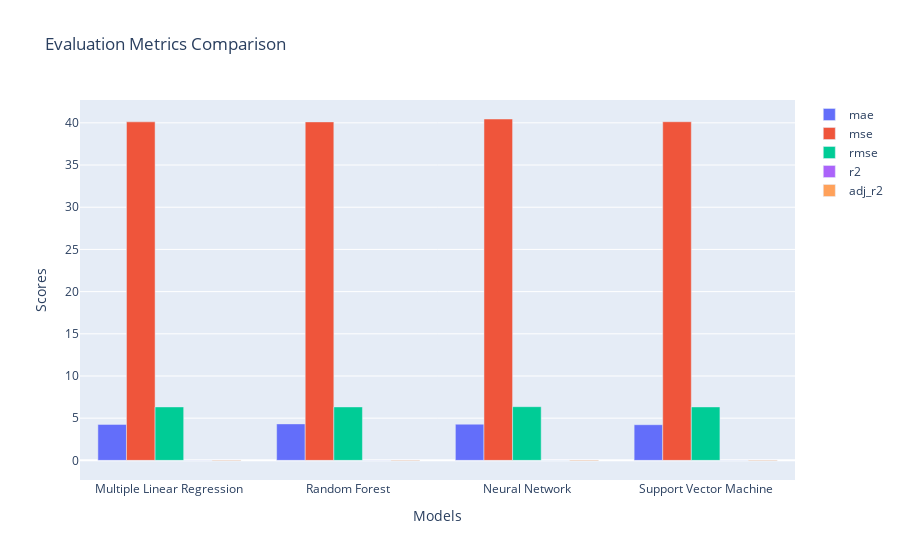

Write notebook code for a chart like this one.
### Code cell
# Extracting model names and metric scores
model_names = [d['model'] for d in regression_stats_val]
metric_labels = list(regression_stats_val[0].keys())[1:]
metric_scores = {metric: [d[metric] for d in regression_stats_val] for metric in metric_labels}

# Plotting the bar chart
fig = go.Figure()

for metric in metric_labels:
    fig.add_trace(go.Bar(
        x=model_names,
        y=metric_scores[metric],
        name=metric
    ))

# Updating the layout
fig.update_layout(
    title='Evaluation Metrics Comparison',
    xaxis_title='Models',
    yaxis_title='Scores',
    barmode='group'
)

# Display the plot
fig.show()

### Figure 1 — Plotly figure (JSON) as saved in the notebook; plotly's stock layout.template omitted (floating-point values rounded to 4 significant figures)
{"data": [{"name": "mae", "type": "bar", "x": ["Multiple Linear Regression", "Random Forest", "Neural Network", "Support Vector Machine"], "y": [4.265, 4.323, 4.288, 4.225]}, {"name": "mse", "type": "bar", "x": ["Multiple Linear Regression", "Random Forest", "Neural Network", "Support Vector Machine"], "y": [40.12, 40.11, 40.45, 40.13]}, {"name": "rmse", "type": "bar", "x": ["Multiple Linear Regression", "Random Forest", "Neural Network", "Support Vector Machine"], "y": [6.334, 6.333, 6.36, 6.335]}, {"name": "r2", "type": "bar", "x": ["Multiple Linear Regression", "Random Forest", "Neural Network", "Support Vector Machine"], "y": [0.008052, 0.008257, -0.0002353, 0.007737]}, {"name": "adj_r2", "type": "bar", "x": ["Multiple Linear Regression", "Random Forest", "Neural Network", "Support Vector Machine"], "y": [-0.06669, -0.06647, -0.0756, -0.06703]}], "layout": {"barmode": "group", "title": {"text": "Evaluation Metrics Comparison"}, "xaxis": {"title": {"text": "Models"}}, "yaxis": {"title": {"text": "Scores"}}}}
